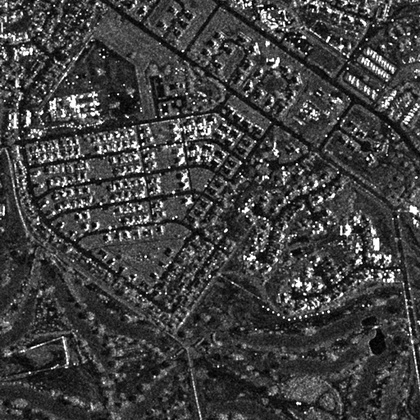
%> input picture code/terrasar_city_512.jpg, 420 x 420 px, shrunk from 512 x 512 before the run
$ octave demo_newSAR_TRTVp_city.m   (GNU Octave 9; MATLAB toolbox functions it lacks are replaced by stand-ins)
%> lines starting %> are read from the running program, lines starting %| are printed output that depends on the picture
clc;clear;
%path(path,'../images/')

img=double(imread('terrasar_city_512.jpg'));
%> img: size 420x420 double; min 0, max 255, mean 64.4; mean of the top-left, top-right, bottom-left and bottom-right quarters 72.6, 66.8, 58.1, 60
img=img(:,:,1);
[m, n] = size(img);
%> m = 420; n = 420
y=max(img,1);
f= double(y)/255;
%> ``:
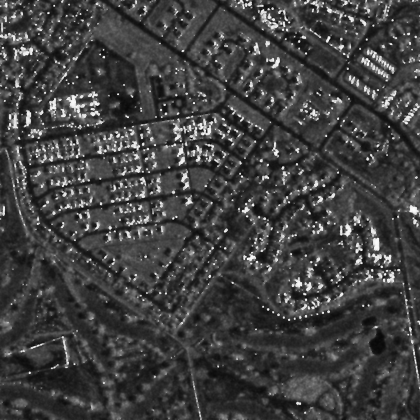
%> displayed picture: size 420x420, on the screen's scale of 0 to 255; min 6, max 251, mean 64.4
%> ``:
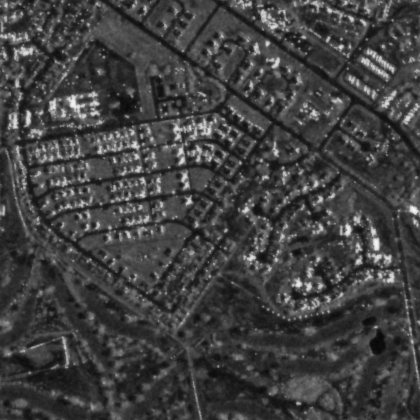
%> displayed picture: size 420x420, on the screen's scale of 0 to 255; min 7, max 244, mean 64.4
%> ``:
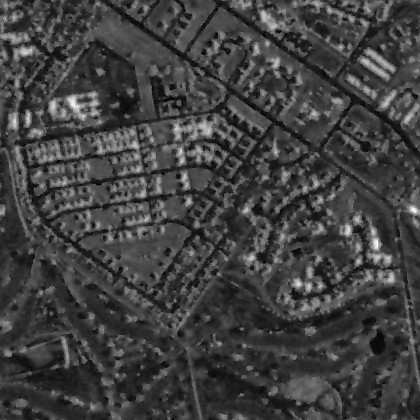
%> displayed picture: size 420x420, on the screen's scale of 0 to 255; min 0, max 251, mean 64.4


%% TVp_AA
inputPara.p=0.4;              %   0<p<1
inputPara.destroyedimage=f;
inputPara.lamda=11;    %  If lamda is too large, the noise cannot be removed cleanly; and if lamda is too small, the fine features will be oversmoothed.
inputPara.r_t=10;
inputPara.r_w=10;
inputPara.MAXITR=100;
inputPara.TR_value=3;    % the truncated function with the threshold TR_value
inputPara.tol_out=1e-4; %the stopping criteria
tic;
%> (the run ends here)
